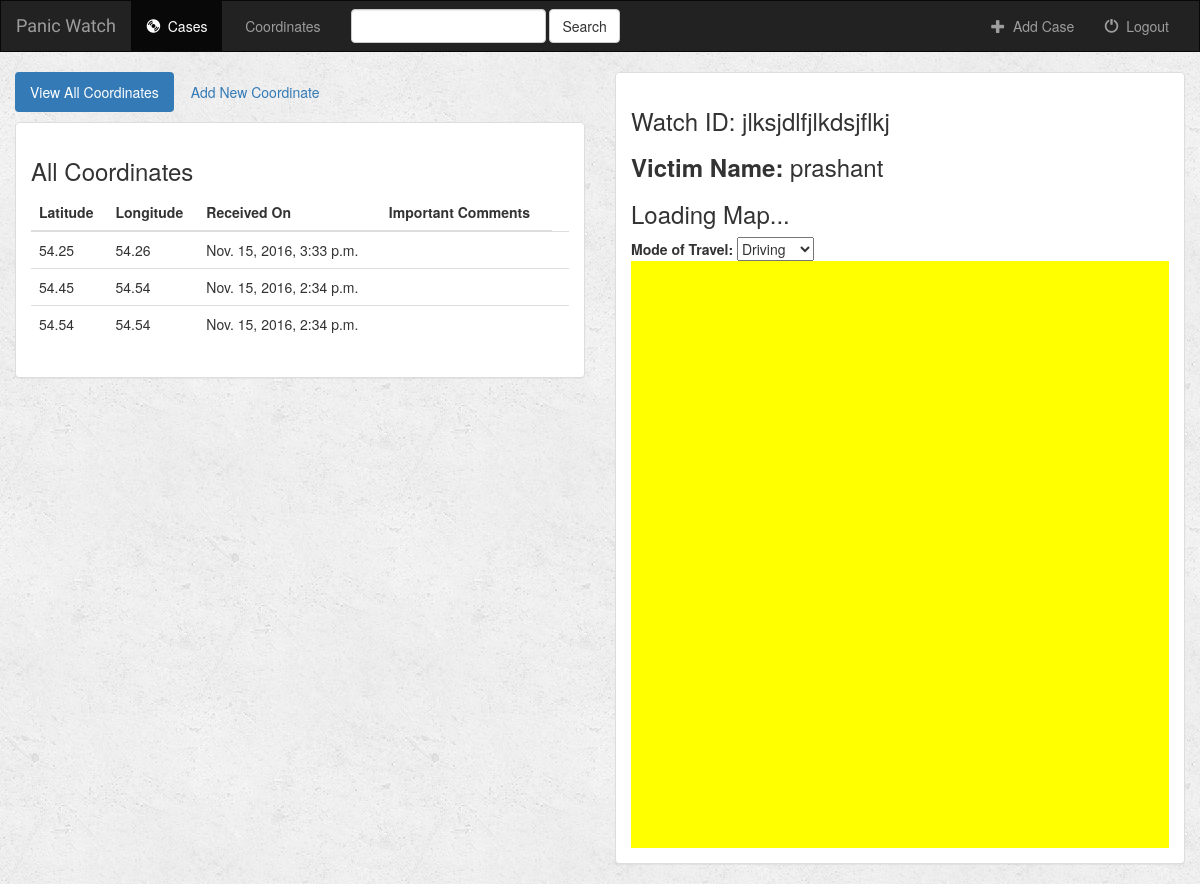
The page /case/2/ (signed in) on the database as committed earlier.
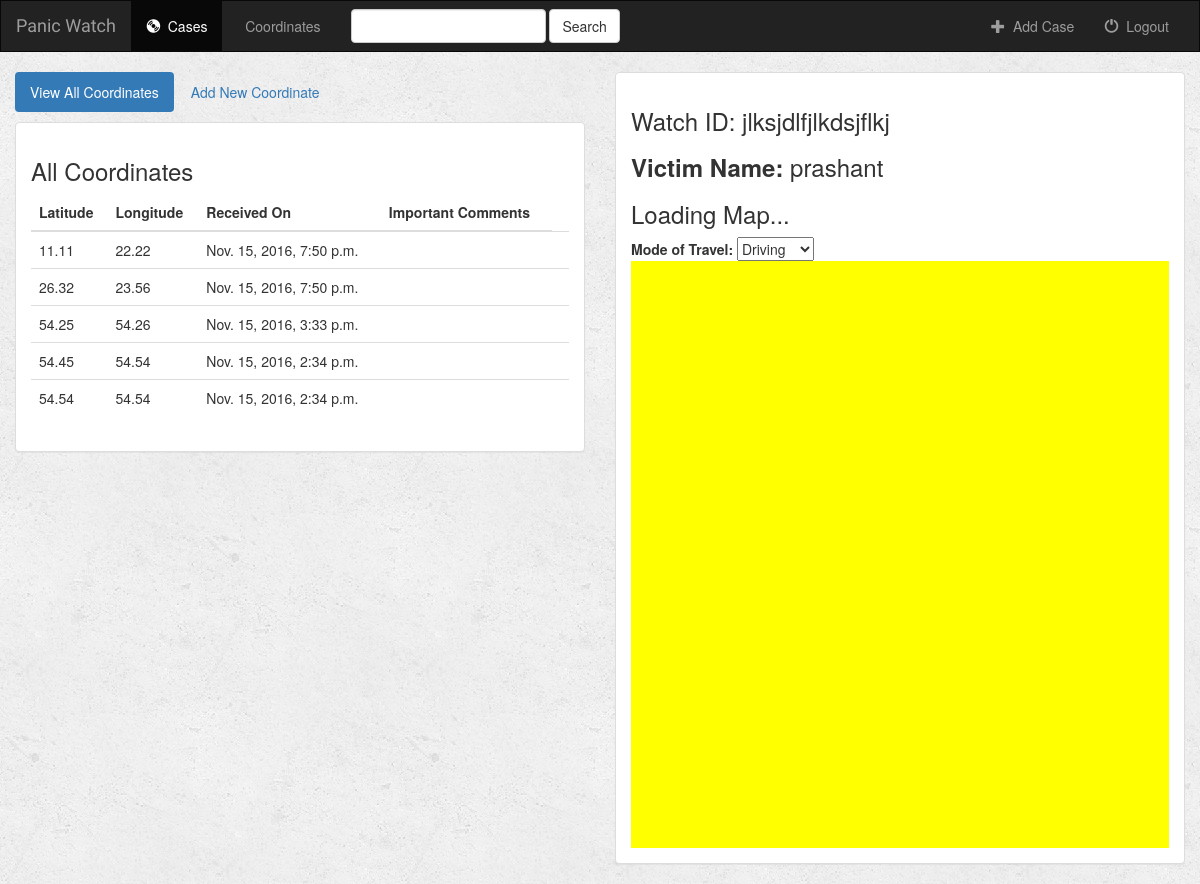
The same page on the database as committed later.
### case/models.py (models this page shows)
class Coordinate(models.Model):  # to store coordinates corresponding to a case
    case = models.ForeignKey(Case, on_delete=models.CASCADE)  # case will be a Foreign key for Coordinates
    latitude = models.CharField(max_length=250)
    longitude = models.CharField(max_length=250)
    date_created = models.DateTimeField(default=datetime.datetime.now)
    is_favorite = models.BooleanField(default=False)
    def __str__(self):
        return self.latitude + '-' + self.longitude

class Case(models.Model):  # to store information for a case, primary key being the case id
    user = models.ForeignKey(User, default=1)  # user will be a Foreign key for a case
    watch_id = models.CharField(max_length=250)
    victim_name = models.CharField(max_length=500)
    date_created = models.DateTimeField(default=datetime.datetime.now)
    def __str__(self):
        return self.watch_id + ' - ' + self.victim_name

### case/views.py (the view)
# urls.py: url(r'^(?P<case_id>[0-9]+)/$', views.detail, name='detail'),
def detail(request, case_id):
    if not request.user.is_authenticated():
        return render(request, 'case/login.html')
    else:
        user = request.user
        case = get_object_or_404(Case, pk=case_id)
        coord_arr = case.coordinate_set.all().order_by('-date_created')
        return render(request, 'case/detail.html', {'case': case, 'coord_arr': coord_arr, 'user': user, 'first_coord': coord_arr[0]}) # we need to pass case for watch_id and victim name

### case/templates/case/detail.html (shortened to what this page needs)
{% extends 'case/base.html' %}
{% block cases_active %}active{% endblock %}
{% block body %}
<div class="container-fluid coordinates-container">
    <div class="row">
        <div class="col-md-6">
            <ul class="nav nav-pills" style="margin-bottom: 10px;">
                <li role="presentation" class="active"><a href="{% url 'case:detail' case.id %}">View All Coordinates</a></li>
                <li role="presentation"><a href="{% url 'case:create_coordinate' case.id %}">Add New Coordinate</a></li>
            </ul>
            <div class="panel panel-default">
                <div class="panel-body">
                    <h3>All Coordinates</h3>
                    <table class="table">
                        <thead>
                        <tr>
                            <th>Latitude</th>
                            <th>Longitude</th>
                            <th>Received On</th>
                            <th>Important Comments</th>
                        </tr>
                        </thead>
                        <tbody>
                        {% for coord_ in coord_arr %}
                            <tr>
                                <td>{{ coord_.latitude }}</td>
                                <td>{{ coord_.longitude }}</td>
                                <td>{{ coord_.date_created }}</td>
                                <td>
                                </td>
                                <td>
                                </td>
                            </tr>
                        {% endfor %}
                        </tbody>
                    </table>
                </div>
            </div>
        </div>
        <div class="col-md-6">
            <div class="panel panel-default">
                <div class="panel-body">
                    <h3>
                        Watch ID: {{ case.watch_id }} <br>
                    </h3>
                    <h3>
                        <b>Victim Name: </b>{{ case.victim_name }}
                    </h3>
                    <h3>Loading Map...</h3>
                    {% include 'case/map.html' %}
                </div>
            </div>
        </div>
    </div>
</div>
{% endblock %}

### case/templates/case/base.html (shortened to what this page needs)
<!DOCTYPE html>
<html lang="en">
<head>
    {% load staticfiles %}
    <link rel="stylesheet" href="https://maxcdn.bootstrapcdn.com/bootstrap/3.3.6/css/bootstrap.min.css">
    <link rel="stylesheet" type="text/css" href="{% static 'case/style.css' %}"/>
</head>
<body>
<nav class="navbar navbar-inverse">
    <div class="container-fluid">
        <div class="navbar-header">
            <a class="navbar-brand" href="{% url 'case:index' %}">Panic Watch</a>
        </div>
        <div class="collapse navbar-collapse" id="topNavBar">
            <ul class="nav navbar-nav">
                <li class="{% block cases_active %}{% endblock %}"><a href="{% url 'case:index' %}"><span class="glyphicon glyphicon-cd" aria-hidden="true"></span>&nbsp; Cases</a></li>
                <li class="{% block coordinates_active %}{% endblock %}"><a href="{% url 'case:coordinates' 'all' %}">&nbsp; Coordinates</a></li>
            </ul>
            <form class="navbar-form navbar-left" role="search" method="get" action="{% url 'case:index' %}">
                <div class="form-group">
                    <input type="text" class="form-control" name="q" value="{{ request.GET.q }}">
                </div>
                <button type="submit" class="btn btn-default">Search</button>
            </form>
            <ul class="nav navbar-nav navbar-right">
                <li>
                    <a href="{% url 'case:create_case' %}">
                        <span class="glyphicon glyphicon-plus" aria-hidden="true"></span>&nbsp; Add Case
                    </a>
                </li>
                <li>
                    <a href="{% url 'case:logout_user' %}">
                        <span class="glyphicon glyphicon-off" aria-hidden="true"></span>&nbsp; Logout
                    </a>
                </li>
            </ul>
        </div>
    </div>
</nav>
{% block body %}{% endblock %}
</body>
</html>

### case/templates/case/map.html (shortened to what this page needs)
<div id="floating-panel">
    <b>Mode of Travel:</b>
    <select id="mode">
        <option value="DRIVING">Driving</option>
    </select>
</div>
<div id="map" style="width:100%;height:80ex;background:yellow"></div>

### case/static/cases/style.css (style rules this page uses)
body { background: white url("images/background.png"); }
.navbar { border-radius: 0; }
.navbar-brand { font-family: 'Satisfy', cursive; }

Rows that differ between the two databases and show on the page:
added Coordinate: latitude "11.11", longitude "22.22", date_created "Nov. 15, 2016, 7:50 p.m."
added Coordinate: latitude "26.32", longitude "23.56", date_created "Nov. 15, 2016, 7:50 p.m."
